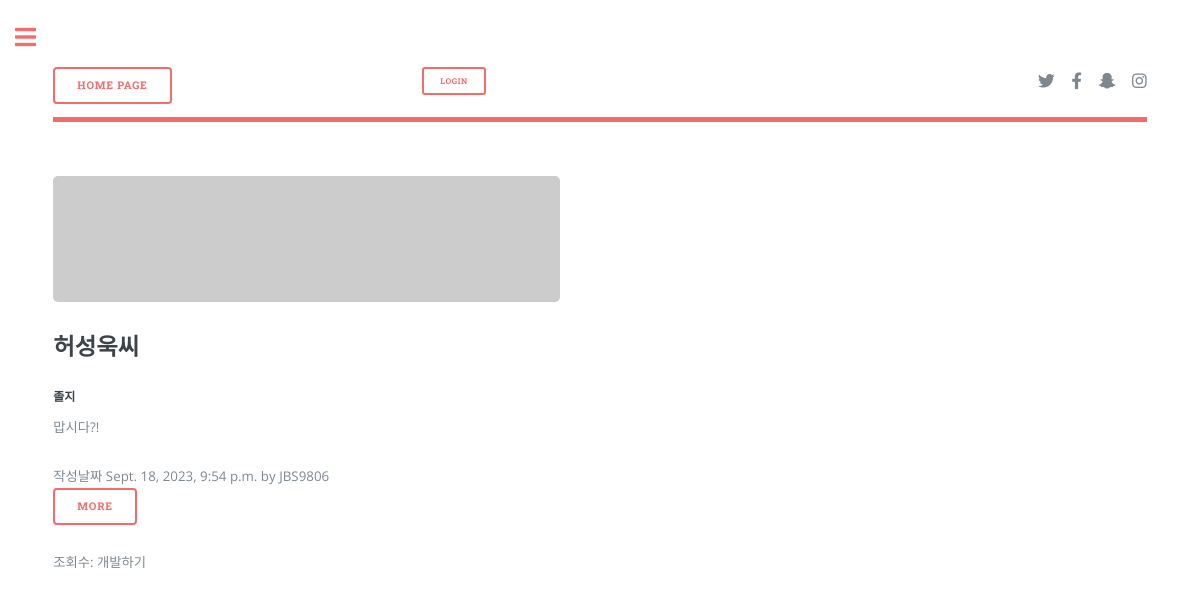
Before: /teamangel/category/space/ with the older database file.
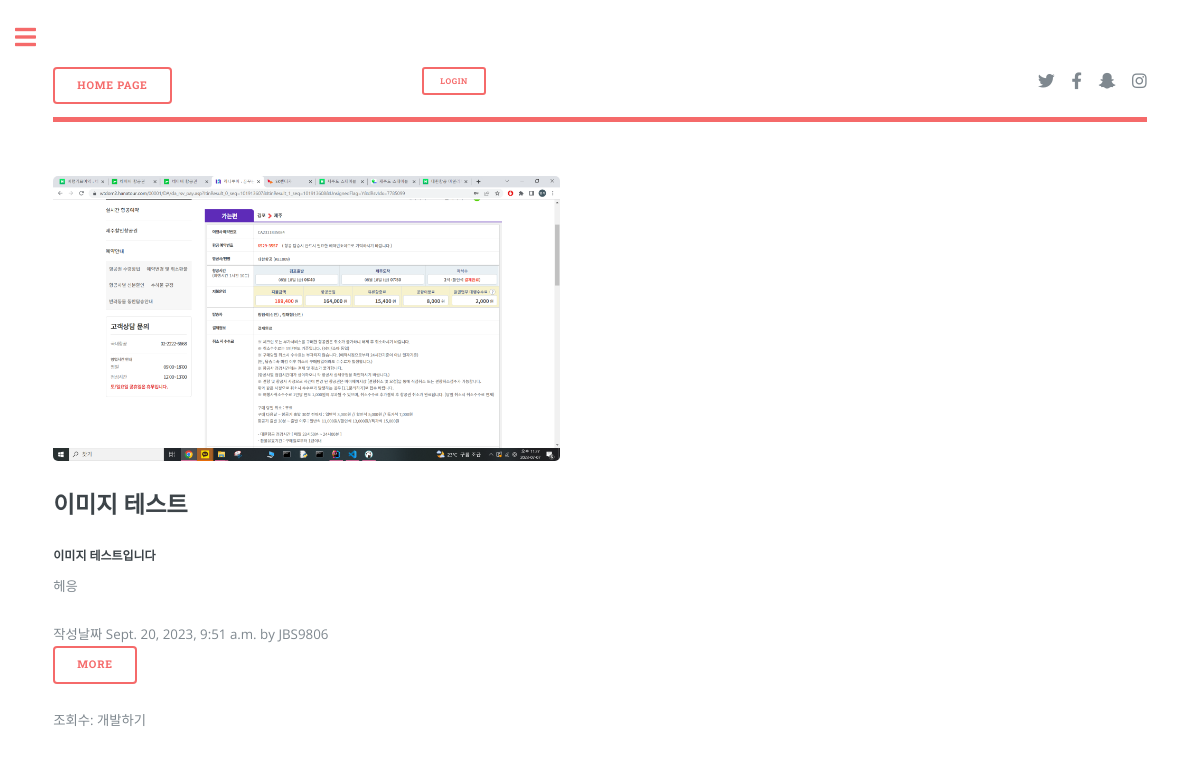
After: the same page with the newer database file.
### teamangel/models.py (models this page shows, shortened)
class Post(models.Model):
    title = models.CharField(max_length=30)
    hook_text = models.CharField(max_length=100, blank=True)
    content = models.TextField()
    head_image = models.ImageField(upload_to='teamangel/images/%Y/%m/%d', blank=True)  # 이미지 폴더 지정하기
    file_upload = models.FileField(upload_to='teamangel/files/%Y/%m/%d', blank=True)  # 포스트에 파일 올리기
    created_at = models.DateTimeField(auto_now_add=True)
    updated_at = models.DateTimeField(auto_now=True)
    author = models.ForeignKey(User, null=True, on_delete=models.SET_NULL)
    category = models.ForeignKey(Category, null=True, blank=True, on_delete=models.SET_NULL)
    def get_absolute_url(self):
        return f'/teamangel/{self.pk}/'

### teamangel/views.py (the view)
# urls.py: path('category/<str:slug>/', views.category_page),
def category_page(request, slug):
    if slug == 'no_category':
        category = '미분류'
        post_list = Post.objects.filter(category=None)
    else:
        category = Category.objects.get(slug=slug)
        post_list = Post.objects.filter(category=category)
    return render(
        request,
        'teamangel/category.html',  # category.html 템플릿을 사용하도록 변경
        {
            'categories': Category.objects.all(),
            'no_category_post_count': Post.objects.filter(category=None).count(),
            'category': category,
            'post_list': post_list,
        }
    )

### teamangel/models.py (called while the page is built)
    def __str__(self):
        return self.name

    def get_absolute_url(self):
        return f'/teamangel/category/{self.slug}/'

### teamangel/templates/teamangel/category.html (shortened to what this page needs)
<!DOCTYPE html>
{% load static %}
<html lang="ko">
<head>
    <link rel="stylesheet" href="{% static 'teamangel/assets/css/main.css' %}" media="screen">
</head>
<body class="is-preload">
			<div id="wrapper">
					<div id="main">
						<div class="inner">
								<header id="header">
									<nav>
                                      <a href="/teamangel/" class="button">Home Page</a>
                                    </nav>
									<ul class="actions small">
										{% if user.is_authenticated %}
											<li><a href="{% url 'account_logout' %}" class="button primary small">Logout</a></li>
										{% else %}
											<li><a href="{% url 'account_login' %}" class="button small">Login</a></li>
										{% endif %}
									</ul>
									<ul class="icons">
										<li><a href="https://twitter.com/" class="icon brands fa-twitter"><span class="label">Twitter</span></a></li>
										<li><a href="https://www.facebook.com/" class="icon brands fa-facebook-f"><span class="label">Facebook</span></a></li>
										<li><a href="https://www.snapchat.com/" class="icon brands fa-snapchat-ghost"><span class="label">Snapchat</span></a></li>
										<li><a href="https://www.instagram.com/" class="icon brands fa-instagram"><span class="label">Instagram</span></a></li>
									</ul>
								</header>
							<section>
								<div class="posts">
									{% for p in post_list %}
									<article>
										{% if p.head_image %}
											<span class="image"><img src="{{ p.head_image.url }}" alt="{{ p.title }} head-image" /></span>
										{% else %}
											<span class="image"><img src="https://picsum.photos/seed/{{ p.id }}/800/200" alt="random-image" /></span>
										{% endif %}
										<h2>{{ p.title }}</h2>
										{% if p.hook_text %}
											<h5 class="text-muted">{{ p.hook_text }}</h5>
										{% endif %}
										<p>{{ p.content | truncatewords:20}}</p>
										<div>작성날짜 {{ p.created_at }} by
										{{ p.author | upper }}</div>
										<ul class="actions">
											<li><a href="{{ p.get_absolute_url }}" class="button">More</a></li>
										</ul>
										<p>조회수: 개발하기</p>
									</article>
									{% endfor %}
								</div>
							</section>
						</div>
					</div>
			</div>
	</body>
</html>

Changed rows visible on the page:
removed Post: title "허성욱씨", hook_text "졸지", content "맙시다?!", created_at "Sept. 18, 2023, 9:54 p.m.", author "JBS9806"
added Post: head_image (picture), title "이미지 테스트", hook_text "이미지 테스트입니다", content "헤응", created_at "Sept. 20, 2023, 9:51 a.m.", author "JBS9806"
